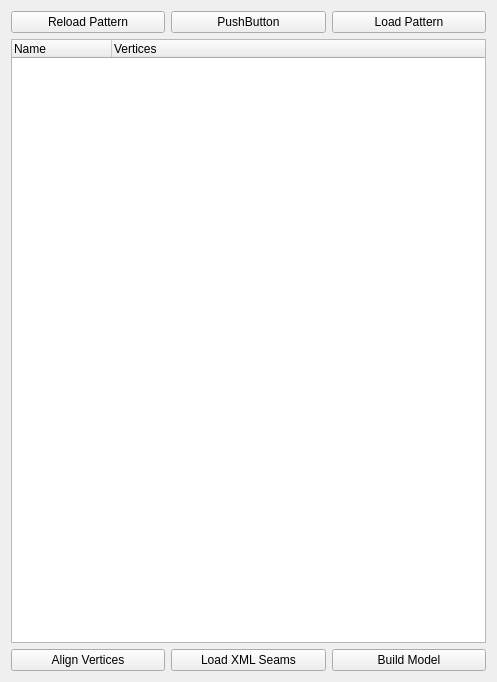
<?xml version="1.0" encoding="UTF-8"?>
<ui version="4.0">
 <class>Form</class>
 <widget class="QWidget" name="Form">
  <property name="geometry">
   <rect>
    <x>0</x>
    <y>0</y>
    <width>497</width>
    <height>682</height>
   </rect>
  </property>
  <property name="windowTitle">
   <string>Form</string>
  </property>
  <layout class="QVBoxLayout" name="verticalLayout">
   <item>
    <layout class="QHBoxLayout" name="horizontalLayout_2">
     <item>
      <widget class="QPushButton" name="pushButton_3">
       <property name="text">
        <string>Reload Pattern</string>
       </property>
      </widget>
     </item>
     <item>
      <widget class="QPushButton" name="pushButton_5">
       <property name="text">
        <string>PushButton</string>
       </property>
      </widget>
     </item>
     <item>
      <widget class="QPushButton" name="pushButton_4">
       <property name="text">
        <string>Load Pattern</string>
       </property>
      </widget>
     </item>
    </layout>
   </item>
   <item>
    <widget class="QTreeWidget" name="treeWidget">
     <property name="columnCount">
      <number>2</number>
     </property>
     <column>
      <property name="text">
       <string>Name</string>
      </property>
     </column>
     <column>
      <property name="text">
       <string>Vertices</string>
      </property>
     </column>
    </widget>
   </item>
   <item>
    <layout class="QHBoxLayout" name="horizontalLayout">
     <item>
      <widget class="QPushButton" name="pushButton">
       <property name="text">
        <string>Align Vertices</string>
       </property>
      </widget>
     </item>
     <item>
      <widget class="QPushButton" name="pushButton_2">
       <property name="text">
        <string>Load XML Seams</string>
       </property>
      </widget>
     </item>
     <item>
      <widget class="QPushButton" name="pushButton_6">
       <property name="text">
        <string>Build Model</string>
       </property>
      </widget>
     </item>
    </layout>
   </item>
  </layout>
 </widget>
 <resources/>
 <connections/>
</ui>
